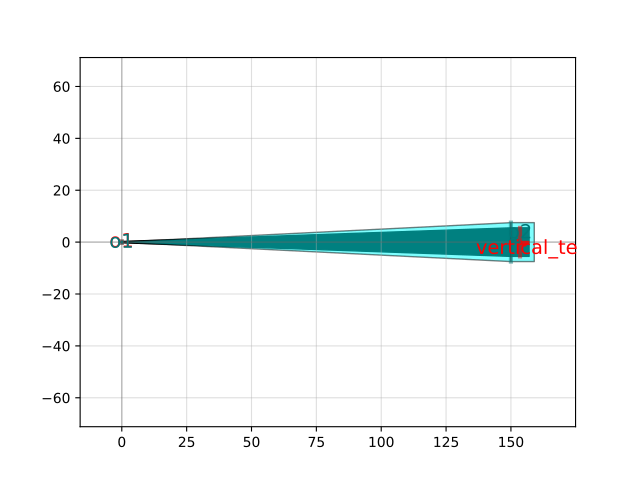

Write Python code to recreate this figure.
import gdsfactory as gf

c = gf.components.grating_coupler_rectangular_arbitrary_slab(gaps=(0.2, 0.2, 0.2, 0.2, 0.2, 0.2, 0.2, 0.2, 0.2, 0.2), widths=(0.5, 0.5, 0.5, 0.5, 0.5, 0.5, 0.5, 0.5, 0.5, 0.5), width_grating=11.0, length_taper=150.0, polarization='te', wavelength=1.55, layer_slab='SLAB150', slab_offset=2.0, fiber_marker_layer='TE', cross_section='strip')
c.plot()
